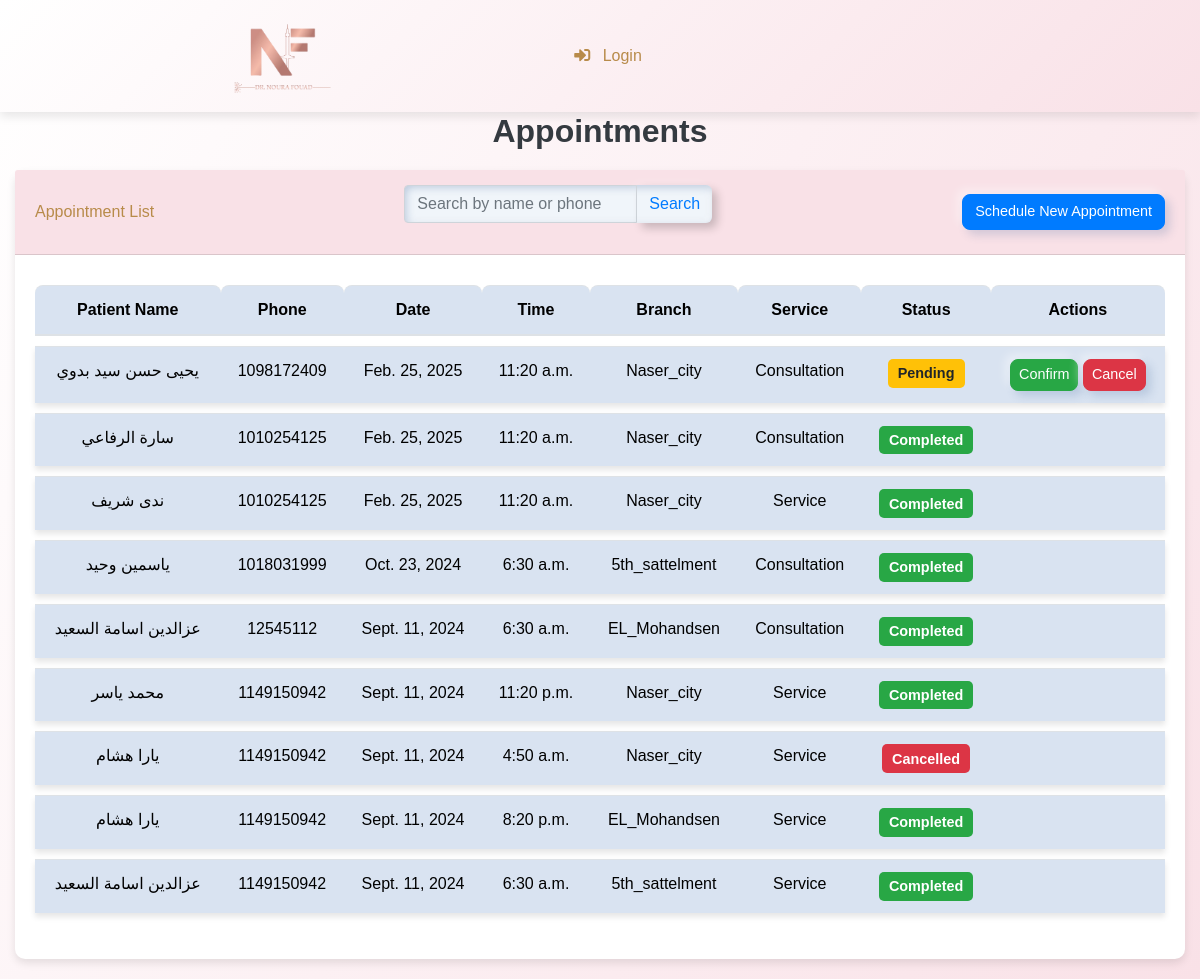
Screenshot of /Appointments with the database file from the repository.
### webapp/models.py (models this page shows, shortened)
class Reserve(models.Model):
    STATUS_CHOICES = [
        ('completed', 'Completed'),
        ('pending', 'Pending'),
        ('cancelled', 'Cancelled'),
    ]
    BRANCH_CHOICES = [
        ('EL_Mohandsen', 'EL_Mohandsen'),
        ('5th_sattelment', '5th_sattelment'),
        ('Naser_city', 'Naser_city'),
    ]
    SERVICE_CHOICES = [
        ('Service', 'Service'),
        ('Consultation', 'Consultation'),
        ('Retouch', 'Retouch'),
    ]
    name = models.ForeignKey(patient, on_delete=models.CASCADE)
    phone = models.IntegerField()
    date = models.DateField()
    time = models.TimeField()
    service=models.CharField(max_length=50,choices=SERVICE_CHOICES,default='Service type' )
    create_at = models.DateTimeField(auto_now_add=True)
    status = models.CharField(max_length=10, choices=STATUS_CHOICES, default='pending')
    Branch=models.CharField(max_length=50,choices=BRANCH_CHOICES,default='Branch' )
    class Meta :
            ordering = ['-create_at']

class patient(models.Model):
    name = models.CharField(max_length=250)
    phone = models.IntegerField()
    address = models.CharField(max_length=255, default='Default Address')
    create_at = models.DateTimeField (auto_now_add = True)
    date_of_birth = models.DateField(null=True, blank=True)
    last_visit = models.DateField(null=True, blank=True)
    def __str__(self):
        return self.name
    class Meta :
            ordering = ['-create_at']

### webapp/views.py (the view)
# urls.py: path('Appointments',views.Appointments,name='Appointments'),
def Appointments(request):
    query = request.GET.get('q')
    if query:
        records = Reserve.objects.filter(
            Q(name__name__icontains=query) |
            Q(phone__icontains=query)
        )
    else:
        records = Reserve.objects.all()
    return render(request, 'web/Appointments.html', context={'records': records})

### templates/web/Appointments.html (shortened to what this page needs)
{% extends "base.html" %}
{% block content %}
<!DOCTYPE html>
<html lang="en">
<head>
    <link rel="stylesheet" href="https://stackpath.bootstrapcdn.com/bootstrap/4.5.2/css/bootstrap.min.css">
</head>
<body>
    <div class="container-fluid">
        <h1 class="h2">Appointments</h1>
        <div class="card">
            <div class="card-header">
                <span>Appointment List</span>
                <form method="GET" action="{% url 'Appointments' %}" class="mb-3">
                    <div class="input-group">
                        <input type="text" name="q" class="form-control" placeholder="Search by name or phone" value="{{ request.GET.q }}">
                        <div class="input-group-append">
                            <button class="btn btn-outline-primary" type="submit">Search</button>
                        </div>
                    </div>
                </form>
                <a href="{% url 'Schedule_Appointment' %}" class="btn btn-primary">Schedule New Appointment</a>
            </div>
            <div class="card-body">
                <table class="table">
                    <thead>
                        <tr>
                            <th>Patient Name</th>
                            <th>Phone</th>
                            <th>Date</th>
                            <th>Time</th>
                            <th>Branch</th>
                            <th>Service</th>
                            <th>Status</th>
                            <th>Actions</th>
                        </tr>
                    </thead>
                    <tbody>
                        {% for record in records %}
                        <tr>
                            <td data-label="Patient Name">{{ record.name }}</td>
                            <td data-label="Phone">{{ record.phone }}</td>
                            <td data-label="Date">{{ record.date }}</td>
                            <td data-label="Time">{{ record.time }}</td>
                            <td data-label="Branch">{{ record.Branch }}</td>
                            <td data-label="Service">{{ record.service }}</td>
                            <td data-label="Status">
                                {% if record.status == 'pending' %}
                                    <span class="badge badge-warning">Pending</span>
                                {% elif record.status == 'completed' %}
                                    <span class="badge badge-success">Completed</span>
                                {% elif record.status == 'cancelled' %}
                                    <span class="badge badge-danger">Cancelled</span>
                                {% endif %}
                            </td>
                            <td data-label="Actions">
                                {% if record.status == 'pending' %}
                                    <a href="{% url 'update_appointment_status' record.id 'completed' %}" class="btn btn-sm btn-success">Confirm</a>
                                    <a href="{% url 'update_appointment_status' record.id 'cancelled' %}" class="btn btn-sm btn-danger">Cancel</a>
                                {% endif %}
                            </td>
                        </tr>
                        {% endfor %}
                    </tbody>
                </table>
            </div>
        </div>
    </div>
</body>
</html>
{% endblock %}

### templates/base.html (shortened to what this page needs)
{%load static %}
<!DOCTYPE html>
<html>
    <head>
        <link rel="stylesheet" href="https://bootswatch.com/5/morph/bootstrap.min.css">
    </head>
    <body>
        {% include 'parts/navbar.html' %}
         {%block content%}
         {%endblock%}
    </body>
</html>

### templates/parts/navbar.html (shortened to what this page needs)
<!DOCTYPE html>
<html lang="en">
  {% load static %}
<head>
    <link rel="stylesheet" href="https://stackpath.bootstrapcdn.com/bootstrap/4.5.2/css/bootstrap.min.css">
    <link rel="stylesheet" href="https://cdnjs.cloudflare.com/ajax/libs/font-awesome/5.15.4/css/all.min.css">
</head>
<body>
    <nav class="navbar navbar-expand-lg">
        <a class="navbar-brand" href="{% url 'home' %}">
            <img src="{% static 'images/logo.png' %}" alt="Logo">
        </a>
        <div class="collapse navbar-collapse" id="navbarNav">
            <ul class="navbar-nav">
                {% if user.is_authenticated %}
                <li class="nav-item">
                    <a class="nav-link" href="{% url 'dashboard' %}"><i class="fas fa-tachometer-alt"></i> Dashboard</a>
                </li>
                <li class="nav-item">
                    <a class="nav-link" href="{% url 'patients' %}"><i class="fas fa-user-injured"></i> Patients</a>
                </li>
                <li class="nav-item">
                    <a class="nav-link" href="{% url 'Appointments' %}"><i class="fas fa-calendar-check"></i> Appointments</a>
                </li>
                <li class="nav-item">
                    <a class="nav-link" href="{% url 'payment_list' %}"><i class="fas fa-file-invoice-dollar"></i> Billing</a>
                </li>
                <li class="nav-item">
                    <a class="nav-link" href="{% url 'invoice_list' %}"><i class="fas fa-file-invoice"></i> Invoice</a>
                </li>
                <li class="nav-item">
                    <a class="nav-link" href="{% url 'companies' %}"><i class="fas fa-building"></i> Companies</a>
                </li>
                <li class="nav-item">
                    <a class="nav-link" href="{% url 'inventory' %}"><i class="fas fa-boxes"></i> Inventory</a>
                </li>
                <li class="nav-item">
                    <a class="nav-link" href="{%url 'statistics'%}"><i class="fas fa-chart-line"></i> Statistics</a>
                </li>
                <li class="nav-item">
                    <a class="nav-link" href="{%url 'user_activity'%}"><i class="fas fa-user-md"></i> Staff</a>
                </li>
                <li class="nav-item">
                    <a href="{% url 'logout' %}" class="nav-link logout"><i class="fas fa-sign-out-alt"></i> Logout</a>
                </li>
                {% else %}
                <li class="nav-item">
                    <a class="nav-link" href="{% url 'login' %}"><i class="fas fa-sign-in-alt"></i> Login</a>
                </li>
                {% endif %}
            </ul>
        </div>
    </nav>
</body>
</html>

### templates/parts/navbar.html (style rules this page uses)
.navbar { background: linear-gradient(135deg, #ffffff, #f9e1e7); box-shadow: 0 4px 10px rgba(0, 0, 0, 0.1); padding: 15px 20px; }
.navbar-brand img { max-width: 100px; height: auto; transition: transform 0.3s ease; }
.navbar-brand { font-size: 1.7rem; font-weight: bold; color: #b88b4a; letter-spacing: 1px; text-transform: uppercase; flex: 1; text-align: center; }
.navbar-nav { text-align: center; flex: 1; }
.navbar-nav .nav-item .nav-link { color: #b88b4a; font-weight: 500; padding: 10px 20px; transition: all 0.3s ease; border-radius: 10px; }
.navbar-nav .nav-item .nav-link i { margin-right: 8px; font-size: 1rem; color: #b88b4a; transition: color 0.3s ease; }

### templates/web/Appointments.html (style rules this page uses)
body { background: linear-gradient(120deg, #ffffff, #f9e1e7); font-family: 'Arial', sans-serif; }
.card { margin-bottom: 20px; border: none; border-radius: 10px; box-shadow: 0 4px 8px rgba(0, 0, 0, 0.1); }
.card-header { display: flex; justify-content: space-between; align-items: center; background-color: #f9e1e7; color: #b88b4a; border-radius: 10px 10px 0 0; padding: 15px 20px; }
h1.h2 { color: #343a40; font-weight: bold; margin-bottom: 20px; text-align: center; }
table.table { border-collapse: separate; border-spacing: 0 10px; }
table thead th { background-color: #343a40; color: white; font-size: 1rem; text-align: center; border-top-left-radius: 8px; border-top-right-radius: 8px; padding: 10px; }
table tbody tr { background-color: white; box-shadow: 0 4px 6px rgba(0, 0, 0, 0.1); transition: transform 0.2s ease; }
table tbody td { padding: 15px; text-align: center; color: #343a40; font-weight: 500; vertical-align: middle; }
.btn-primary, .btn-danger, .btn-success { font-size: 0.9em; border-radius: 8px; transition: background-color 0.3s ease; }
.badge { padding: 0.5em 0.7em; font-size: 0.9em; border-radius: 5px; }
.badge-success { background-color: #28a745; }
.badge-warning { background-color: #ffc107; }
.badge-danger { background-color: #dc3545; }

### rows the page displays
Reserve: name "يحيى حسن سيد بدوي", phone "1098172409", date "Feb. 25, 2025", time "11:20 a.m.", Branch "Naser_city", service "Consultation", status "Pending"
Reserve: name "سارة الرفاعي", phone "1010254125", date "Feb. 25, 2025", time "11:20 a.m.", Branch "Naser_city", service "Consultation", status "Completed"
Reserve: name "ندى شريف", phone "1010254125", date "Feb. 25, 2025", time "11:20 a.m.", Branch "Naser_city", service "Service", status "Completed"
Reserve: name "ياسمين وحيد", phone "1018031999", date "Oct. 23, 2024", time "6:30 a.m.", Branch "5th_sattelment", service "Consultation", status "Completed"
Reserve: name "عزالدين اسامة السعيد", phone "12545112", date "Sept. 11, 2024", time "6:30 a.m.", Branch "EL_Mohandsen", service "Consultation", status "Completed"
Reserve: name "محمد ياسر", phone "1149150942", date "Sept. 11, 2024", time "11:20 p.m.", Branch "Naser_city", service "Service", status "Completed"
Reserve: name "يارا هشام", phone "1149150942", date "Sept. 11, 2024", time "4:50 a.m.", Branch "Naser_city", service "Service", status "Cancelled"
Reserve: name "يارا هشام", phone "1149150942", date "Sept. 11, 2024", time "8:20 p.m.", Branch "EL_Mohandsen", service "Service", status "Completed"
Reserve: name "عزالدين اسامة السعيد", phone "1149150942", date "Sept. 11, 2024", time "6:30 a.m.", Branch "5th_sattelment", service "Service", status "Completed"
